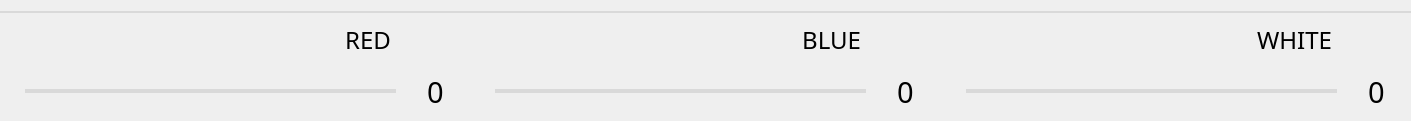
     <widget class="QWidget" name="horizontalLayoutWidget_2">
      <property name="geometry">
       <rect>
        <x>0</x>
        <y>480</y>
        <width>1411</width>
        <height>121</height>
       </rect>
      </property>
      <layout class="QHBoxLayout" name="horizontalLayout">
       <property name="spacing">
        <number>0</number>
       </property>
       <property name="leftMargin">
        <number>0</number>
       </property>
       <property name="rightMargin">
        <number>0</number>
       </property>
       <item>
        <widget class="QWidget" name="widget_15" native="true">
         <property name="styleSheet">
          <string notr="true">border-top : 2px solid rgb(217,217,217) ;</string>
         </property>
         <widget class="QSlider" name="bal_r_val">
          <property name="geometry">
           <rect>
            <x>25</x>
            <y>55</y>
            <width>371</width>
            <height>51</height>
           </rect>
          </property>
          <property name="styleSheet">
           <string notr="true">
QSlider::groove:horizontal {
    height:4px;
    background: rgb(217,217,217);


}
QSlider::handle:horizontal {
    background-image: url(./image/red_slide.png);
    width: 12px;
    height: 37px;

    margin-top: -17px;
    margin-bottom: -16.5px;


}
QSlider::handle:horizontal:hover {
    background-image: url(./image/red_slide2.png);
    width: 12px;
    height: 37px;
	
    margin-top: -17px;
    margin-bottom: -16.5px;

}
QSlider{
	border : 0px;

}</string>
          </property>
          <property name="maximum">
           <number>255</number>
          </property>
          <property name="orientation">
           <enum>Qt::Horizontal</enum>
          </property>
         </widget>
         <widget class="QLabel" name="bal_r_num">
          <property name="geometry">
           <rect>
            <x>405</x>
            <y>60</y>
            <width>61</width>
            <height>41</height>
           </rect>
          </property>
          <property name="font">
           <font>
            <family>서울남산체 M</family>
            <pointsize>22</pointsize>
           </font>
          </property>
          <property name="styleSheet">
           <string notr="true">border : 0px;</string>
          </property>
          <property name="text">
           <string>0</string>
          </property>
          <property name="textFormat">
           <enum>Qt::AutoText</enum>
          </property>
          <property name="alignment">
           <set>Qt::AlignCenter</set>
          </property>
         </widget>
         <widget class="QPushButton" name="bal_r_btn">
          <property name="geometry">
           <rect>
            <x>395</x>
            <y>12</y>
            <width>71</width>
            <height>31</height>
           </rect>
          </property>
          <property name="cursor">
           <cursorShape>PointingHandCursor</cursorShape>
          </property>
          <property name="styleSheet">
           <string notr="true">QPushButton{image:url(./image/button_gray.png); border:0px;}
QPushButton:checked{image:url(./image/button_red.png); border:0px;}

</string>
          </property>
          <property name="text">
           <string/>
          </property>
          <property name="checkable">
           <bool>true</bool>
          </property>
          <property name="checked">
           <bool>false</bool>
          </property>
         </widget>
         <widget class="QLabel" name="label_10">
          <property name="geometry">
           <rect>
            <x>330</x>
            <y>8</y>
            <width>61</width>
            <height>41</height>
           </rect>
          </property>
          <property name="font">
           <font>
            <family>서울남산체 B</family>
            <pointsize>18</pointsize>
           </font>
          </property>
          <property name="styleSheet">
           <string notr="true">border : 0px;</string>
          </property>
          <property name="text">
           <string>RED</string>
          </property>
          <property name="alignment">
           <set>Qt::AlignRight|Qt::AlignTrailing|Qt::AlignVCenter</set>
          </property>
         </widget>
        </widget>
       </item>
       <item>
        <widget class="QWidget" name="widget_14" native="true">
         <property name="styleSheet">
          <string notr="true">border-top : 2px solid rgb(217,217,217) ;</string>
         </property>
         <widget class="QSlider" name="bal_b_val">
          <property name="geometry">
           <rect>
            <x>25</x>
            <y>55</y>
            <width>371</width>
            <height>51</height>
           </rect>
          </property>
          <property name="styleSheet">
           <string notr="true">
QSlider::groove:horizontal {
    height:4px;
    background: rgb(217,217,217);


}
QSlider::handle:horizontal {
    background-image: url(./image/blue_slide.png);
    width: 12px;
    height: 37px;

    margin-top: -17px;
    margin-bottom: -16.5px;


}
QSlider::handle:horizontal:hover {
    background-image: url(./image/blue_slide2.png);
    width: 12px;
    height: 37px;
	
    margin-top: -17px;
    margin-bottom: -16.5px;

}
QSlider{
	border : 0px;

}</string>
          </property>
          <property name="maximum">
           <number>255</number>
          </property>
          <property name="orientation">
           <enum>Qt::Horizontal</enum>
          </property>
         </widget>
         <widget class="QLabel" name="bal_b_num">
          <property name="geometry">
           <rect>
            <x>405</x>
            <y>60</y>
            <width>61</width>
            <height>41</height>
           </rect>
          </property>
          <property name="font">
           <font>
            <family>서울남산체 M</family>
            <pointsize>22</pointsize>
           </font>
          </property>
          <property name="styleSheet">
           <string notr="true">border : 0px;</string>
          </property>
          <property name="text">
           <string>0</string>
          </property>
          <property name="alignment">
           <set>Qt::AlignCenter</set>
          </property>
         </widget>
         <widget class="QPushButton" name="bal_b_btn">
          <property name="geometry">
           <rect>
            <x>395</x>
            <y>12</y>
            <width>71</width>
            <height>31</height>
           </rect>
          </property>
          <property name="cursor">
           <cursorShape>PointingHandCursor</cursorShape>
          </property>
          <property name="styleSheet">
           <string notr="true">QPushButton{image:url(./image/button_gray.png); border:0px;}
QPushButton:checked{image:url(./image/button_blue.png); border:0px;}

</string>
          </property>
          <property name="text">
           <string/>
          </property>
          <property name="checkable">
           <bool>true</bool>
          </property>
          <property name="checked">
           <bool>false</bool>
          </property>
         </widget>
         <widget class="QLabel" name="label_8">
          <property name="geometry">
           <rect>
            <x>330</x>
            <y>8</y>
            <width>61</width>
            <height>41</height>
           </rect>
          </property>
          <property name="font">
           <font>
            <family>서울남산체 B</family>
            <pointsize>18</pointsize>
           </font>
          </property>
          <property name="styleSheet">
           <string notr="true">border : 0px;</string>
          </property>
          <property name="text">
           <string>BLUE</string>
          </property>
          <property name="alignment">
           <set>Qt::AlignRight|Qt::AlignTrailing|Qt::AlignVCenter</set>
          </property>
         </widget>
        </widget>
       </item>
       <item>
        <widget class="QWidget" name="widget_13" native="true">
         <property name="styleSheet">
          <string notr="true">border-top : 2px solid rgb(217,217,217) ;</string>
         </property>
         <widget class="QSlider" name="bal_w_val">
          <property name="geometry">
           <rect>
            <x>25</x>
            <y>55</y>
            <width>371</width>
            <height>51</height>
           </rect>
          </property>
          <property name="styleSheet">
           <string notr="true">
QSlider::groove:horizontal {
    height:4px;
    background: rgb(217,217,217);


}
QSlider::handle:horizontal {
    background-image: url(./image/black_slide.png);
    width: 12px;
    height: 37px;

    margin-top: -17px;
    margin-bottom: -16.5px;


}
QSlider::handle:horizontal:hover {
    background-image: url(./image/black_slide2.png);
    width: 12px;
    height: 37px;
	
    margin-top: -17px;
    margin-bottom: -16.5px;

}
QSlider{
	border : 0px;

}</string>
          </property>
          <property name="maximum">
           <number>255</number>
          </property>
          <property name="orientation">
           <enum>Qt::Horizontal</enum>
          </property>
         </widget>
         <widget class="QLabel" name="bal_w_num">
          <property name="geometry">
           <rect>
            <x>405</x>
            <y>60</y>
            <width>61</width>
            <height>41</height>
           </rect>
          </property>
          <property name="font">
           <font>
            <family>서울남산체 M</family>
            <pointsize>22</pointsize>
           </font>
          </property>
          <property name="styleSheet">
           <string notr="true">border : 0px;</string>
          </property>
          <property name="text">
           <string>0</string>
          </property>
          <property name="alignment">
           <set>Qt::AlignCenter</set>
          </property>
         </widget>
         <widget class="QPushButton" name="bal_w_btn">
          <property name="geometry">
           <rect>
            <x>395</x>
            <y>12</y>
            <width>71</width>
            <height>31</height>
           </rect>
          </property>
          <property name="cursor">
           <cursorShape>PointingHandCursor</cursorShape>
          </property>
          <property name="styleSheet">
           <string notr="true">QPushButton{image:url(./image/button_gray.png); border:0px;}
QPushButton:checked{image:url(./image/button_black.png); border:0px;}

</string>
          </property>
          <property name="text">
           <string/>
          </property>
          <property name="checkable">
           <bool>true</bool>
          </property>
          <property name="checked">
           <bool>false</bool>
          </property>
         </widget>
         <widget class="QLabel" name="label_4">
          <property name="geometry">
           <rect>
            <x>280</x>
            <y>8</y>
            <width>111</width>
            <height>41</height>
           </rect>
          </property>
          <property name="font">
           <font>
            <family>서울남산체 B</family>
            <pointsize>18</pointsize>
           </font>
          </property>
          <property name="styleSheet">
           <string notr="true">border : 0px;</string>
          </property>
          <property name="text">
           <string>WHITE</string>
          </property>
          <property name="alignment">
           <set>Qt::AlignRight|Qt::AlignTrailing|Qt::AlignVCenter</set>
          </property>
         </widget>
        </widget>
       </item>
      </layout>
     </widget>
